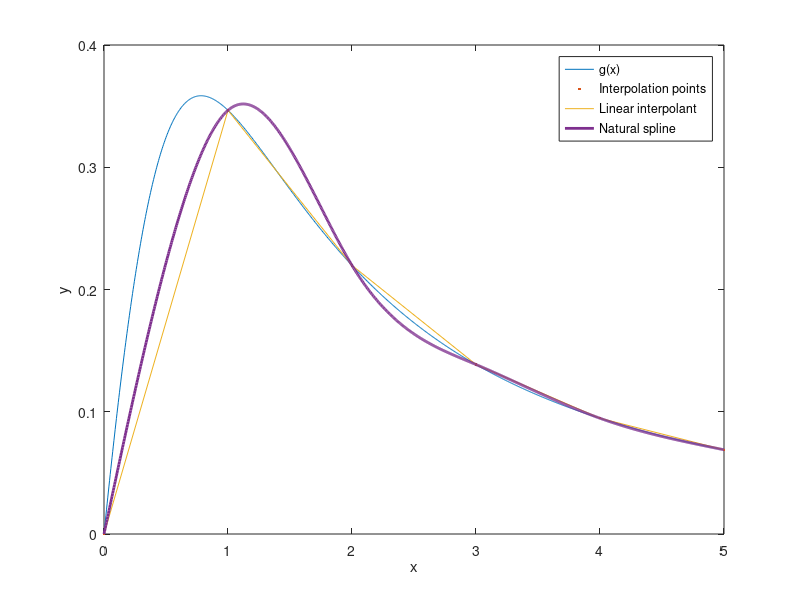

The MATLAB source for this figure:
% hw11p3

% function to interpolate
g = @(x) log(1+x) ./ (1 + x.^2);

% domain
x = linspace(0,5,1001);

% interpolation points
t = linspace(0,5,6);

% values at interpolation points
y = g(t);

% natural cubic spline interpolant
nat_spline = csape(t,y,'variational');

plot(x,g(x),t,y,'.',t,y,x,ppval(nat_spline,x), ...
    'Linewidth', 2, 'Markersize',25);

legend({'g(x)', 'Interpolation points', ...
    'Linear interpolant', 'Natural spline'});

xlabel('x');
ylabel('y');
